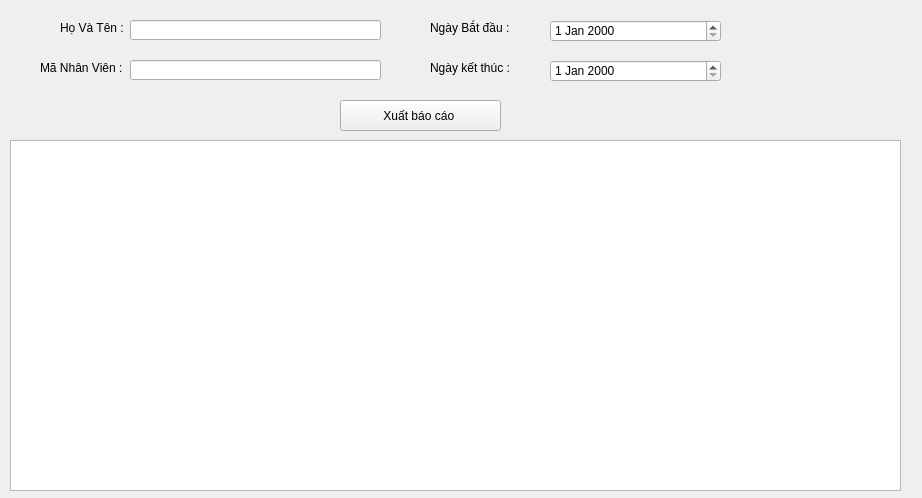
<?xml version="1.0" encoding="UTF-8"?>
<ui version="4.0">
 <class>Form</class>
 <widget class="QWidget" name="Form">
  <property name="geometry">
   <rect>
    <x>0</x>
    <y>0</y>
    <width>922</width>
    <height>498</height>
   </rect>
  </property>
  <property name="minimumSize">
   <size>
    <width>922</width>
    <height>498</height>
   </size>
  </property>
  <property name="maximumSize">
   <size>
    <width>16777215</width>
    <height>498</height>
   </size>
  </property>
  <property name="windowTitle">
   <string>Form</string>
  </property>
  <widget class="QTableView" name="TableNhanVien">
   <property name="geometry">
    <rect>
     <x>10</x>
     <y>140</y>
     <width>891</width>
     <height>351</height>
    </rect>
   </property>
  </widget>
  <widget class="QLabel" name="label">
   <property name="geometry">
    <rect>
     <x>60</x>
     <y>20</y>
     <width>101</width>
     <height>16</height>
    </rect>
   </property>
   <property name="text">
    <string>Họ Và Tên : </string>
   </property>
  </widget>
  <widget class="QLabel" name="label_2">
   <property name="geometry">
    <rect>
     <x>40</x>
     <y>60</y>
     <width>101</width>
     <height>16</height>
    </rect>
   </property>
   <property name="text">
    <string>Mã Nhân Viên : </string>
   </property>
  </widget>
  <widget class="QLabel" name="label_3">
   <property name="geometry">
    <rect>
     <x>430</x>
     <y>20</y>
     <width>91</width>
     <height>16</height>
    </rect>
   </property>
   <property name="text">
    <string>Ngày Bắt đầu : </string>
   </property>
  </widget>
  <widget class="QLabel" name="label_4">
   <property name="geometry">
    <rect>
     <x>430</x>
     <y>60</y>
     <width>91</width>
     <height>16</height>
    </rect>
   </property>
   <property name="text">
    <string>Ngày kết thúc :</string>
   </property>
  </widget>
  <widget class="QDateEdit" name="txtStartDate">
   <property name="geometry">
    <rect>
     <x>550</x>
     <y>20</y>
     <width>171</width>
     <height>22</height>
    </rect>
   </property>
  </widget>
  <widget class="QDateEdit" name="txtEndDate">
   <property name="geometry">
    <rect>
     <x>550</x>
     <y>60</y>
     <width>171</width>
     <height>22</height>
    </rect>
   </property>
  </widget>
  <widget class="QPushButton" name="btnXuatBaoCao">
   <property name="geometry">
    <rect>
     <x>340</x>
     <y>100</y>
     <width>161</width>
     <height>31</height>
    </rect>
   </property>
   <property name="text">
    <string>Xuất báo cáo </string>
   </property>
  </widget>
  <widget class="QLineEdit" name="txtHoTen">
   <property name="geometry">
    <rect>
     <x>130</x>
     <y>20</y>
     <width>251</width>
     <height>20</height>
    </rect>
   </property>
  </widget>
  <widget class="QLineEdit" name="txtMaNV">
   <property name="geometry">
    <rect>
     <x>130</x>
     <y>60</y>
     <width>251</width>
     <height>20</height>
    </rect>
   </property>
  </widget>
 </widget>
 <resources/>
 <connections/>
</ui>
